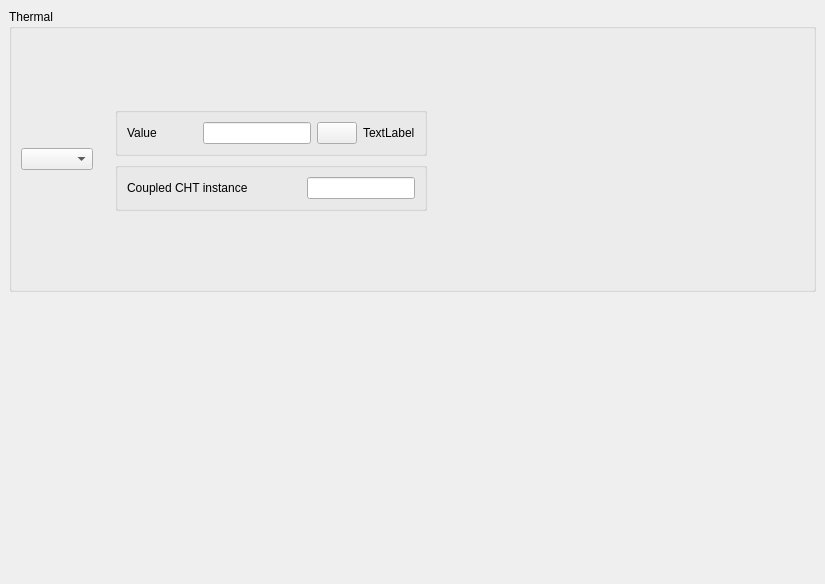
<?xml version="1.0" encoding="UTF-8"?>
<ui version="4.0">
 <class>BoundaryConditionsEnergy</class>
 <widget class="QWidget" name="BoundaryConditionsEnergy">
  <property name="geometry">
   <rect>
    <x>0</x>
    <y>0</y>
    <width>825</width>
    <height>584</height>
   </rect>
  </property>
  <property name="windowTitle">
   <string>Form</string>
  </property>
  <layout class="QVBoxLayout">
   <property name="spacing">
    <number>6</number>
   </property>
   <property name="leftMargin">
    <number>9</number>
   </property>
   <property name="topMargin">
    <number>9</number>
   </property>
   <property name="rightMargin">
    <number>9</number>
   </property>
   <property name="bottomMargin">
    <number>9</number>
   </property>
   <item>
    <widget class="QGroupBox" name="groupBox">
     <property name="title">
      <string>Thermal</string>
     </property>
     <layout class="QHBoxLayout">
      <property name="spacing">
       <number>6</number>
      </property>
      <property name="leftMargin">
       <number>9</number>
      </property>
      <property name="topMargin">
       <number>9</number>
      </property>
      <property name="rightMargin">
       <number>9</number>
      </property>
      <property name="bottomMargin">
       <number>9</number>
      </property>
      <item>
       <layout class="QHBoxLayout">
        <property name="spacing">
         <number>6</number>
        </property>
        <property name="leftMargin">
         <number>0</number>
        </property>
        <property name="topMargin">
         <number>0</number>
        </property>
        <property name="rightMargin">
         <number>0</number>
        </property>
        <property name="bottomMargin">
         <number>0</number>
        </property>
        <item>
         <layout class="QVBoxLayout" name="verticalLayout_2">
          <item>
           <spacer name="verticalSpacer_4">
            <property name="orientation">
             <enum>Qt::Vertical</enum>
            </property>
            <property name="sizeHint" stdset="0">
             <size>
              <width>20</width>
              <height>40</height>
             </size>
            </property>
           </spacer>
          </item>
          <item>
           <widget class="QComboBox" name="comboBoxEnergy"/>
          </item>
          <item>
           <spacer name="verticalSpacer_2">
            <property name="orientation">
             <enum>Qt::Vertical</enum>
            </property>
            <property name="sizeHint" stdset="0">
             <size>
              <width>20</width>
              <height>40</height>
             </size>
            </property>
           </spacer>
          </item>
         </layout>
        </item>
        <item>
         <spacer>
          <property name="orientation">
           <enum>Qt::Horizontal</enum>
          </property>
          <property name="sizeHint" stdset="0">
           <size>
            <width>16</width>
            <height>20</height>
           </size>
          </property>
         </spacer>
        </item>
        <item>
         <layout class="QVBoxLayout" name="verticalLayout">
          <item>
           <spacer name="verticalSpacer_3">
            <property name="orientation">
             <enum>Qt::Vertical</enum>
            </property>
            <property name="sizeHint" stdset="0">
             <size>
              <width>20</width>
              <height>40</height>
             </size>
            </property>
           </spacer>
          </item>
          <item>
           <widget class="QGroupBox" name="groupBoxEnergyValue">
            <layout class="QHBoxLayout" name="boxLayoutEnergyValue">
             <item>
              <widget class="QLabel" name="labelValue">
               <property name="text">
                <string>Value</string>
               </property>
              </widget>
             </item>
             <item>
              <spacer name="horizontalSpacer_2">
               <property name="orientation">
                <enum>Qt::Horizontal</enum>
               </property>
               <property name="sizeHint" stdset="0">
                <size>
                 <width>40</width>
                 <height>20</height>
                </size>
               </property>
              </spacer>
             </item>
             <item>
              <widget class="QLineEdit" name="lineEditEnergy"/>
             </item>
             <item>
              <widget class="QPushButton" name="pushButtonEnergy">
               <property name="text">
                <string/>
               </property>
               <property name="icon">
                <iconset>
                 <normaloff>:/new/prefix1/data/icons/22x22/edit-find-replace.png</normaloff>:/new/prefix1/data/icons/22x22/edit-find-replace.png</iconset>
               </property>
              </widget>
             </item>
             <item>
              <widget class="QLabel" name="labelEnergy">
               <property name="text">
                <string>TextLabel</string>
               </property>
              </widget>
             </item>
            </layout>
           </widget>
          </item>
          <item>
           <widget class="QGroupBox" name="groupBoxSyrthes">
            <layout class="QHBoxLayout" name="boxLayoutSyrthes">
             <item>
              <widget class="QLabel" name="label">
               <property name="text">
                <string>Coupled CHT instance</string>
               </property>
              </widget>
             </item>
             <item>
              <spacer name="horizontalSpacer">
               <property name="orientation">
                <enum>Qt::Horizontal</enum>
               </property>
               <property name="sizeHint" stdset="0">
                <size>
                 <width>40</width>
                 <height>20</height>
                </size>
               </property>
              </spacer>
             </item>
             <item>
              <widget class="QLineEdit" name="lineEditSyrthes"/>
             </item>
            </layout>
           </widget>
          </item>
          <item>
           <spacer name="verticalSpacer">
            <property name="orientation">
             <enum>Qt::Vertical</enum>
            </property>
            <property name="sizeHint" stdset="0">
             <size>
              <width>20</width>
              <height>40</height>
             </size>
            </property>
           </spacer>
          </item>
         </layout>
        </item>
       </layout>
      </item>
      <item>
       <spacer>
        <property name="orientation">
         <enum>Qt::Horizontal</enum>
        </property>
        <property name="sizeHint" stdset="0">
         <size>
          <width>51</width>
          <height>27</height>
         </size>
        </property>
       </spacer>
      </item>
     </layout>
    </widget>
   </item>
   <item>
    <spacer>
     <property name="orientation">
      <enum>Qt::Vertical</enum>
     </property>
     <property name="sizeHint" stdset="0">
      <size>
       <width>16</width>
       <height>16</height>
      </size>
     </property>
    </spacer>
   </item>
  </layout>
 </widget>
 <resources/>
 <connections/>
</ui>
